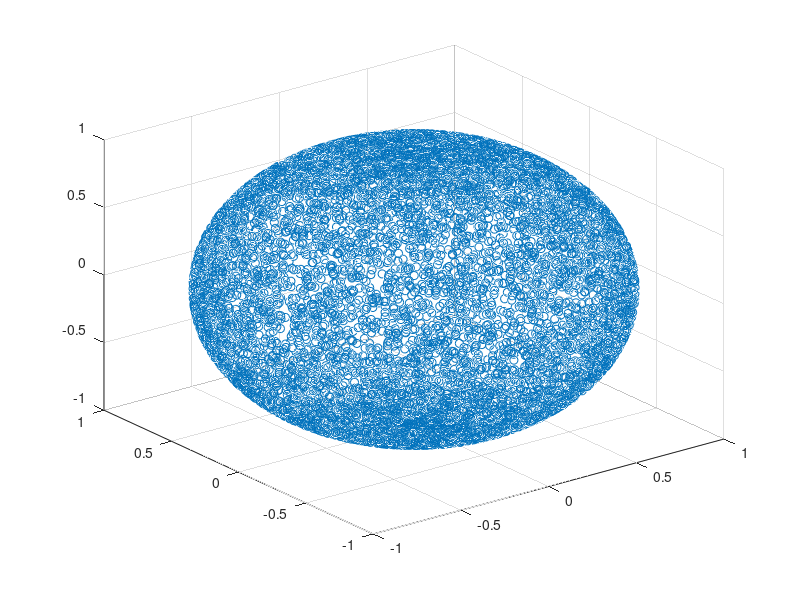
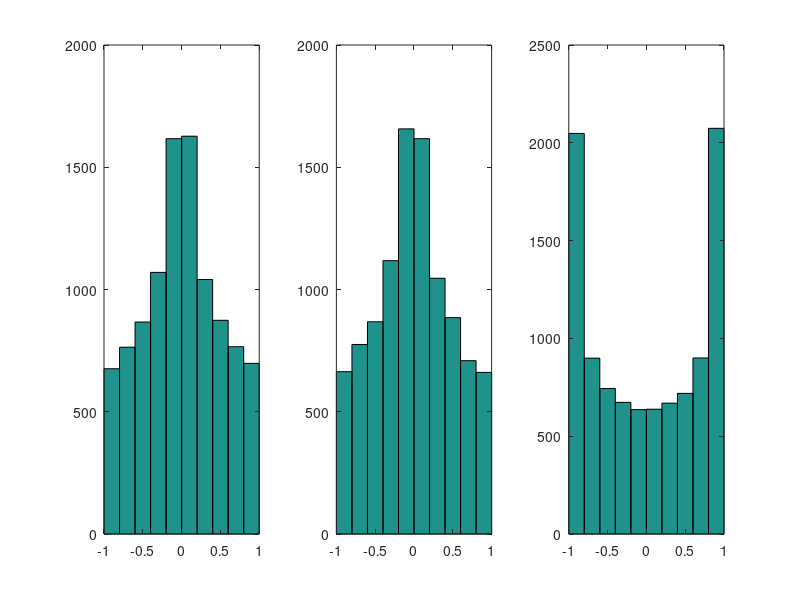

These figures' MATLAB source, in order:
clear all; close all;

n_pair=10000;
R = 1;  % radius of sphere

scat_angle(1,:) = pi*rand([1,n_pair]);      % polar scattering angle
scat_angle(2,:) = 2*pi*rand([1,n_pair]);    % azimutal scattering angle

p_0_scat = zeros(3,n_pair);         % scattered momenta in com
p_0_scat(1,:) = R.*sin(scat_angle(1,:)).*cos(scat_angle(2,:));
p_0_scat(2,:) = R.*sin(scat_angle(1,:)).*sin(scat_angle(2,:));
p_0_scat(3,:) = R.*cos(scat_angle(1,:));

figure();
scatter3(p_0_scat(1,:),p_0_scat(2,:),p_0_scat(3,:));

figure();
for i=1:3
    subplot(1,3,i);
    hist(p_0_scat(i,:));
end